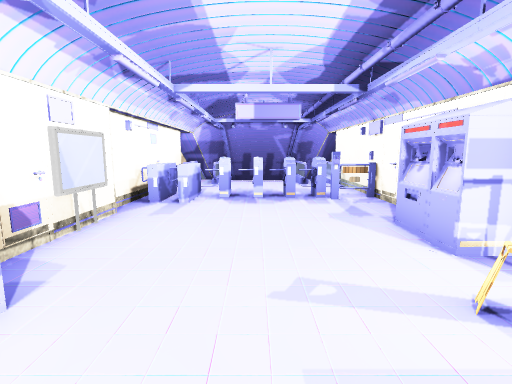
view 1 (above)

12 first-person views from a walk through a 3-D level made in the Unity game engine. The camera is 1.4 m above the floor, tilts 8° down and sees 85° across. The floor is counted in squares, 1 m on a side. Each view is taken from the middle of a square. On the plan, view 1 faces up. The plan holds only what a view shows up to about 14 squares ahead; the rest is blank. The place goes on beyond the plan. Door leaves are left out, so doorways stand open. Some surface patterns are stand-ins.

view 2
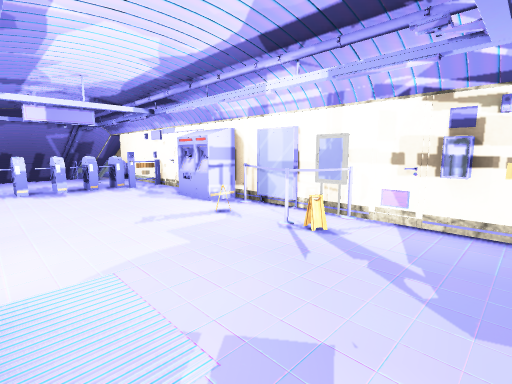

view 3
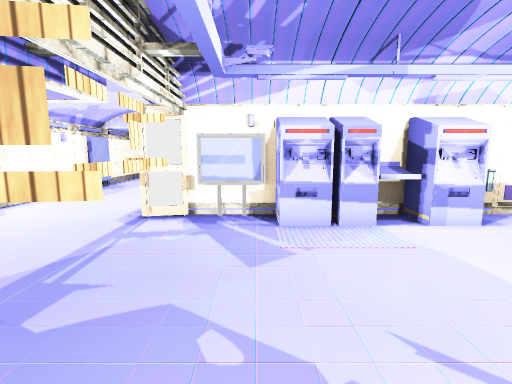

view 4
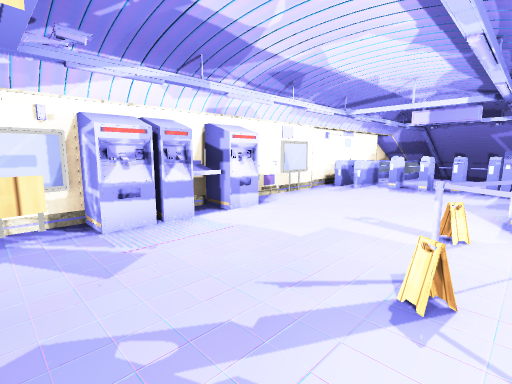

view 5
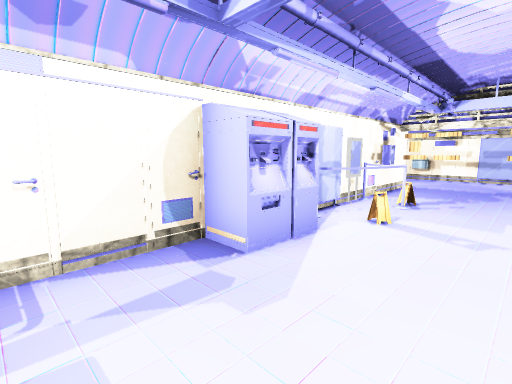

view 6
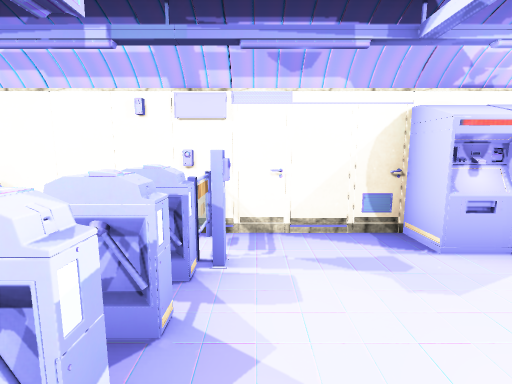

view 7
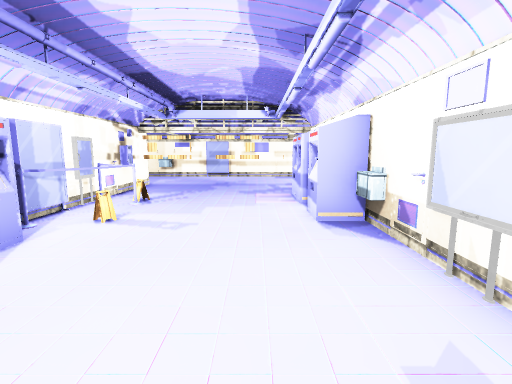

view 8
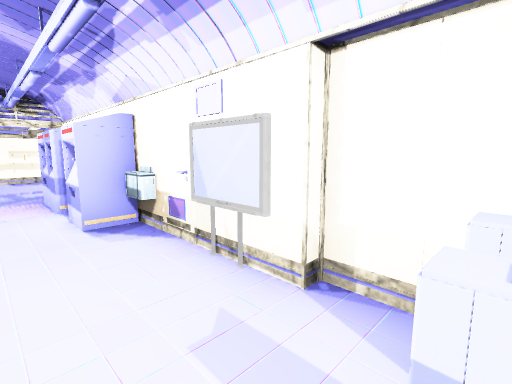

view 9
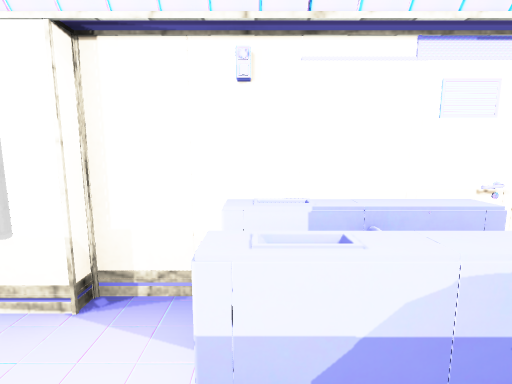

view 10
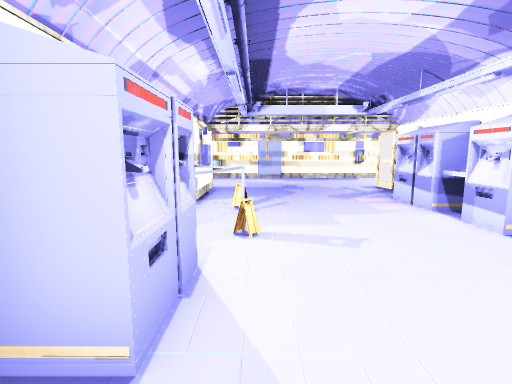

view 11
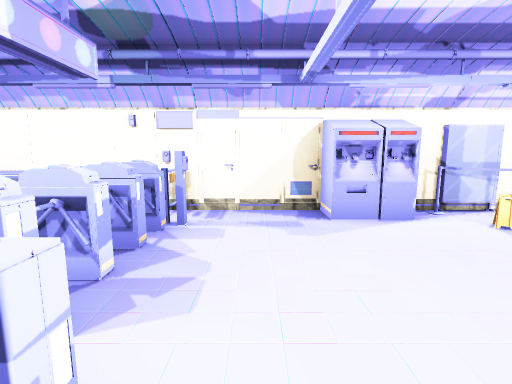

view 12
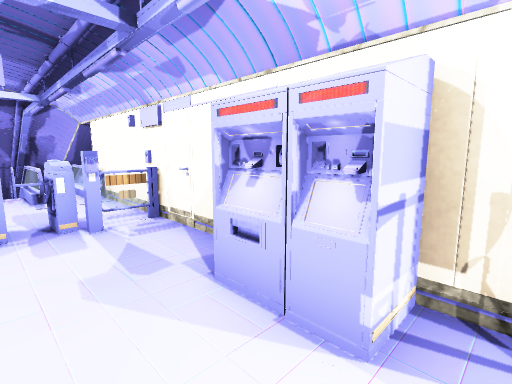

### Floor plan
Points are (right, up) in squares from view 1. A wall is a line through its corners. A room is listed if a view was taken in it or the views show most of it. See-through windows are left out.
Room 1 (views 1, 2, 3, 4, 5, 6, 7, 8, 9, 10, 11, 12)
walls: (-2.1, 2.3) (-2.4, 2.3) (-2.4, 1.5); (-2.2, 2.3) (-2.2, 1.4); (-2.2, 0.3) (-2.2, -1.5); (-2.1, -0.4) (-2.9, -0.4); (-2.5, -0.3) (-2.2, -0.6) (-2.5, -0.8); (-2.2, -0.6) (-2.6, -0.6); (-3.1, 0.3) (-2.4, 0.3) (-2.4, -1.5); (2.9, 4.1) (2.9, 5.2) (2.7, 5.4) (3.8, 5.4) (3.8, 8.5); (2.7, 4.4) (3, 4.7); (2.8, 4.3) (2.8, 4.4) (3, 4.8); (2.7, 4.5) (3.1, 4.5); (3.6, 1.2) (3.6, 2.6); (3.8, 2.5) (3.8, 3.7) (2.7, 3.7) (2.7, 5.4); (3.1, 4.3) (2.7, 4.3); (3.6, -0.1) (3.6, 0.7); (-3.3, -1.5) (-3.1, -2.3); (-3.3, -1.5) (-3.3, -3.8); (-3.3, 6) (-3.1, 4.9); (3.8, -1.6) (3.8, 1.4); (-3.3, 6.5) (-3.3, 2.3) (-2.4, 2.3); (-3.2, -3.5) (-3, -4.5); (0, 8.7) (-0.1, 8.9); (1.9, 8.6) (1.9, 9.6); (2, 8.7) (1.7, 9.2); (0.2, 9.1) (-0.6, 9.1); (2.2, 9.1) (1.5, 9.1); (3.8, -4.5) (3.8, -2.4); (3.5, 8.7) (2.4, 8.7); (0.2, 9.6) (0.2, 8.6); (-0.8, 9.6) (-0.8, 8.7) (-1.2, 8.7); (-2.7, 9.6) (-2.7, 7.8); (-3.6, 10) (-3.6, 6.4)
low walls: (-2.7, 7.8) (-3.1, 7.8)
ways out: open door at (0.7, -3.3)
objects: other object (-2, -4); other object (-2, 3); other object (-2, 8); other object (-1, -4); other object (0, -4); other object (1, 9); other object (2, -4); other object (2, -3); other object (2, 0); other object (2, 2); other object (2, 8); other object (3, -4); other object (3, 0); other object (3, 2)
Room 2 (no view inside)
walls: (2.2, 9.6) (2.2, 8.7)
Room 3 (no view inside)
walls: (3.8, 9.4) (3.8, 11.5)

Positions as (right, up) in squares from view 1, and headings:
1: (0, 0), facing up
2: (-2, -3), facing up-right
3: (3, -2), facing left
4: (3, -3), facing up-left
5: (0, 8), facing down-right
6: (-1, 8), facing right
7: (-1, 8), facing down
8: (-1, 8), facing down-left
9: (-1, 8), facing left
10: (2, 7), facing down
11: (-3, 7), facing right
12: (1, 3), facing up-right
